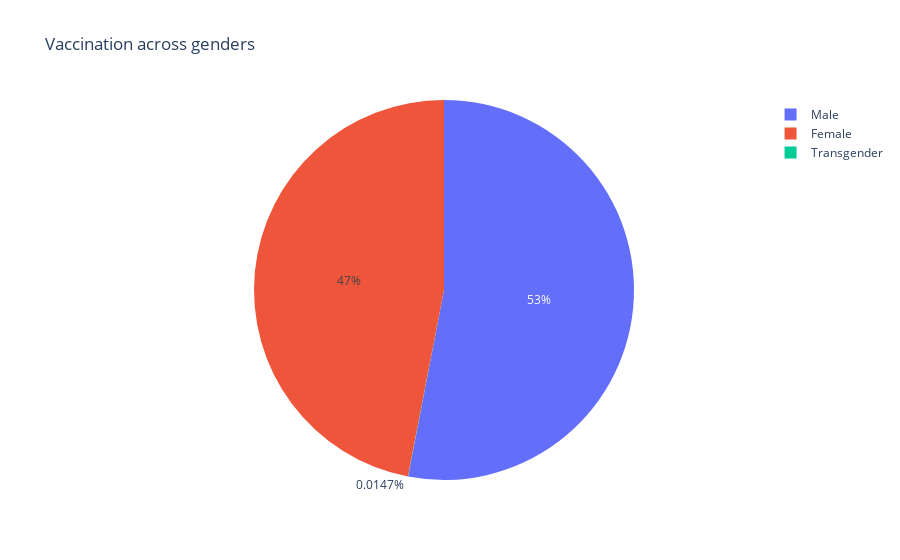

The notebook cell this image was saved under:
### Code cell
male=vaccination["Male(Individuals Vaccinated)"].sum()
female=vaccination["Female(Individuals Vaccinated)"].sum()
transgender=vaccination["Transgender(Individuals Vaccinated)"].sum()
px.pie(names=["Male","Female","Transgender"],values=[male,female,transgender],title="Vaccination across genders")

### Figure 1 — Plotly figure (JSON) as saved in the notebook; plotly's stock layout.template omitted (floating-point values rounded to 4 significant figures)
{"data": [{"domain": {"x": [0, 1], "y": [0, 1]}, "hovertemplate": "label=%{label}<br>value=%{value}<extra></extra>", "labels": ["Male", "Female", "Transgender"], "legendgroup": "", "name": "", "showlegend": true, "type": "pie", "values": [7138698858, 6321628736, 1979287]}], "layout": {"legend": {"tracegroupgap": 0}, "title": {"text": "Vaccination across genders"}}}
